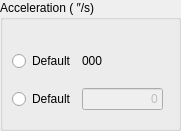
   <widget class="QGroupBox" name="groupBox_15">
    <property name="geometry">
     <rect>
      <x>210</x>
      <y>290</y>
      <width>181</width>
      <height>131</height>
     </rect>
    </property>
    <property name="title">
     <string>Acceleration ( ″/s)</string>
    </property>
    <widget class="QWidget" name="layoutWidget">
     <property name="geometry">
      <rect>
       <x>12</x>
       <y>40</y>
       <width>151</width>
       <height>81</height>
      </rect>
     </property>
     <layout class="QGridLayout" name="gridLayout_7">
      <item row="0" column="0">
       <widget class="QRadioButton" name="radioButton_ro_acc_default">
        <property name="text">
         <string>Default</string>
        </property>
       </widget>
      </item>
      <item row="0" column="1">
       <widget class="QLabel" name="label_43">
        <property name="text">
         <string>000 </string>
        </property>
       </widget>
      </item>
      <item row="1" column="0">
       <widget class="QRadioButton" name="radioButton_ro_acc_spec">
        <property name="text">
         <string>Default</string>
        </property>
       </widget>
      </item>
      <item row="1" column="1">
       <widget class="QLineEdit" name="lineEdit_ro_acc_spec">
        <property name="enabled">
         <bool>false</bool>
        </property>
        <property name="cursor">
         <cursorShape>ArrowCursor</cursorShape>
        </property>
        <property name="text">
         <string>0</string>
        </property>
        <property name="alignment">
         <set>Qt::AlignRight|Qt::AlignTrailing|Qt::AlignVCenter</set>
        </property>
        <property name="readOnly">
         <bool>false</bool>
        </property>
       </widget>
      </item>
     </layout>
    </widget>
   </widget>
